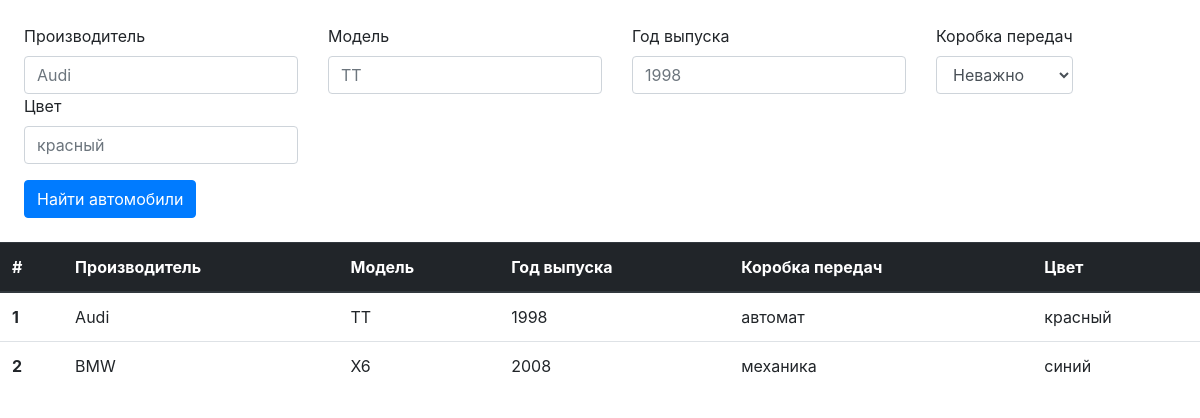
Before: / with the older database file.
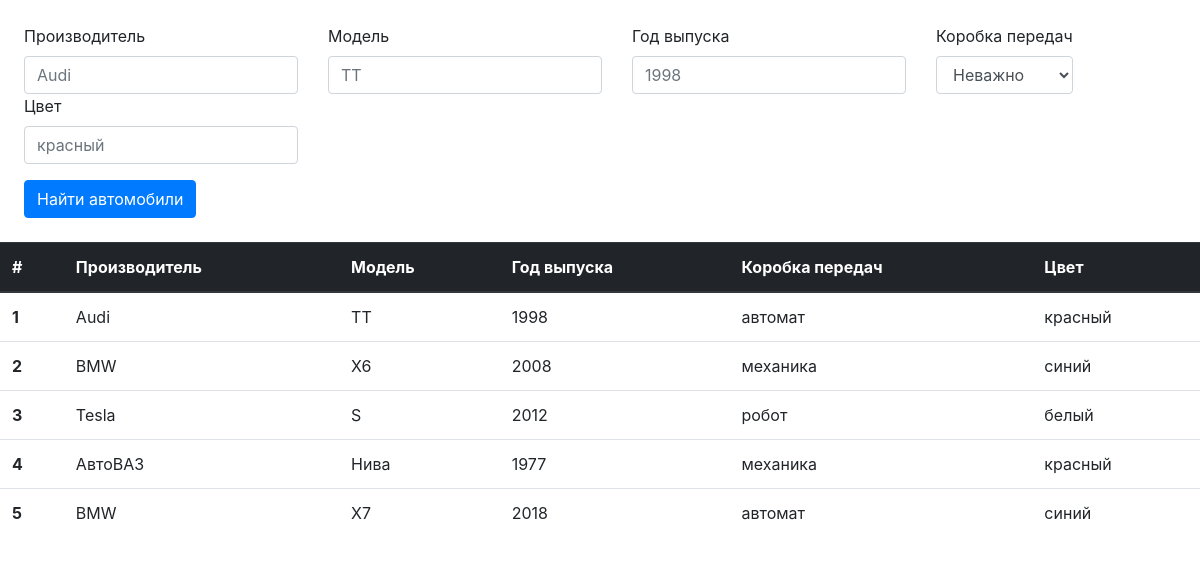
After: the same page with the newer database file.
### car_filter/models.py (models this page shows, shortened)
class Car(models.Model):
    TRANSMISSION_CHOICES = [
        (1, "механика"),
        (2, "автомат"),
        (3, "робот"),
    ]
    manufacturer = models.CharField(max_length=200)
    model = models.CharField(max_length=100)
    year = models.IntegerField()
    transmission = models.SmallIntegerField(choices=TRANSMISSION_CHOICES)
    color = models.CharField(max_length=100)

### car_filter/views.py (the view)
# urls.py: path('', CarListView.as_view(), name='cars'),
class CarListView(ListView):
    model = Car
    def get_queryset(self):
        qs = super().get_queryset()
        get_params = self.request.GET.dict()
        filter_params = Q()
        for key, value in get_params.items():
            if value:
                filter_params.add(Q(**{f'{key}__icontains': value}), Q.AND)
        qs = qs.filter(filter_params)
        return qs

### car_filter/templates/car_filter/car_list.html (shortened to what this page needs)
{% extends 'base.html' %}
{% block content %}
    <form class="m-4" method="get" action="">
        <div class="row">
            <div class="col-auto">
                <label for="manufacturer">Производитель</label>
                <input type="text" class="form-control" id="manufacturer" name="manufacturer" placeholder="Audi">
            </div>
            <div class="col-auto">
                <label for="model">Модель</label>
                <input type="text" class="form-control" id="model" name="model" placeholder="TT">
            </div>
            <div class="col-auto">
                <label for="year">Год выпуска</label>
                <input type="text" class="form-control" id="year" name="year" placeholder="1998">
            </div>
            <div class="col-auto">
                <label for="transmission">Коробка передач</label>
                <select class="form-control" id="transmission" name="transmission">
                    <option selected value="">Неважно</option>
                </select>
            </div>
            <div class="col-auto">
                <label for="color">Цвет</label>
                <input type="text" class="form-control" id="color" name="color" placeholder="красный">
            </div>
        </div>
        <button type="submit" class="btn btn-primary mt-3">Найти автомобили</button>
    </form>
    <table class="table table-hover">
        <thead class="thead-dark">
            <tr>
                <th scope="col">#</th>
                <th scope="col">Производитель</th>
                <th scope="col">Модель</th>
                <th scope="col">Год выпуска</th>
                <th scope="col">Коробка передач</th>
                <th scope="col">Цвет</th>
            </tr>
        </thead>
        <tbody>
            {% for car in object_list %}
            <tr>
                <th scope="row">{{ forloop.counter }}</th>
                <td>{{ car.manufacturer }}</td>
                <td>{{ car.model }}</td>
                <td>{{ car.year }}</td>
                <td>{{ car.get_transmission_display }}</td>
                <td>{{ car.color }}</td>
            </tr>
            {% endfor %}
        </tbody>
    </table>
{% endblock %}

### car_filter/templates/base.html (shortened to what this page needs)
<!DOCTYPE html>
<html lang="ru">
<head>
    <link rel="stylesheet" href="https://stackpath.bootstrapcdn.com/bootstrap/4.1.3/css/bootstrap.min.css"
>
</head>
<body>
    {% block content %}
    {% endblock %}
</body>
</html>

Changed rows visible on the page:
added Car: manufacturer "Tesla", model "S", year "2012", transmission "робот", color "белый"
added Car: manufacturer "АвтоВАЗ", model "Нива", year "1977", transmission "механика", color "красный"
added Car: manufacturer "BMW", model "X7", year "2018", transmission "автомат", color "синий"
